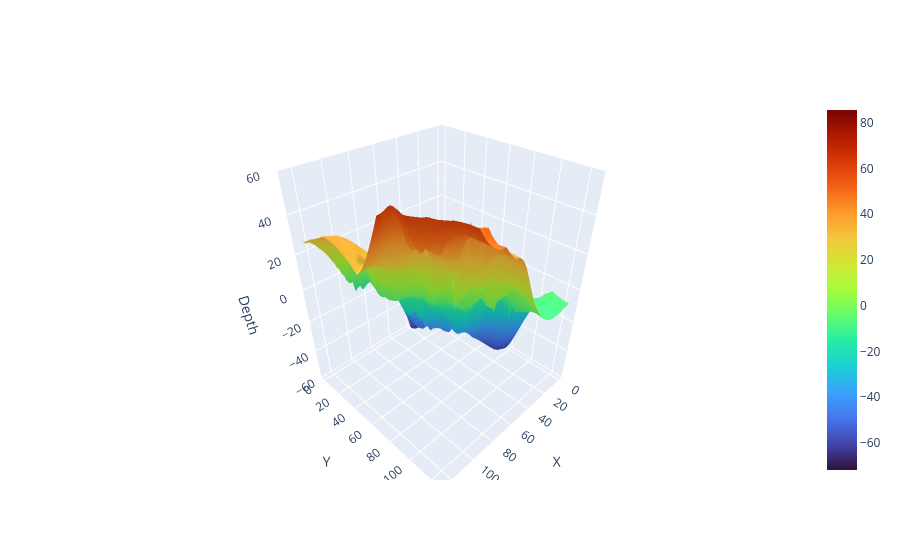

Notebook cell for this chart:
### Code cell
# Create an interactive 3D surface plot using Plotly
fig = go.Figure(data=[go.Surface(z=-depth_map_est, x=x, y=y, colorscale='Turbo')])

# Adjust layout
fig.update_layout(scene=dict(xaxis_title='X',
                             yaxis_title='Y',
                             zaxis_title='Depth',
                             zaxis=dict(range=[-60, 60])),
                  autosize=True)

fig.show()

### Figure 1 — Plotly figure (JSON) as saved in the notebook; plotly's stock layout.template omitted (floating-point values rounded to 4 significant figures; data arrays with more than 128 entries replaced by an {"elided": "..."} marker saying what was removed)
{"data": [{"colorscale": [[0, "#30123b"], [0.07143, "#4145ab"], [0.1429, "#4675ed"], [0.2143, "#39a2fc"], [0.2857, "#1bcfd4"], [0.3571, "#24eca6"], [0.4286, "#61fc6c"], [0.5, "#a4fc3b"], [0.5714, "#d1e834"], [0.6429, "#f3c63a"], [0.7143, "#fe9b2d"], [0.7857, "#f36315"], [0.8571, "#d93806"], [0.9286, "#b11901"], [1, "#7a0402"]], "type": "surface", "x": {"elided": "126x126 int values"}, "y": {"elided": "126x126 int values"}, "z": {"elided": "126x126 float values"}}], "layout": {"autosize": true, "scene": {"xaxis": {"title": {"text": "X"}}, "yaxis": {"title": {"text": "Y"}}, "zaxis": {"range": [-60, 60], "title": {"text": "Depth"}}}}}
